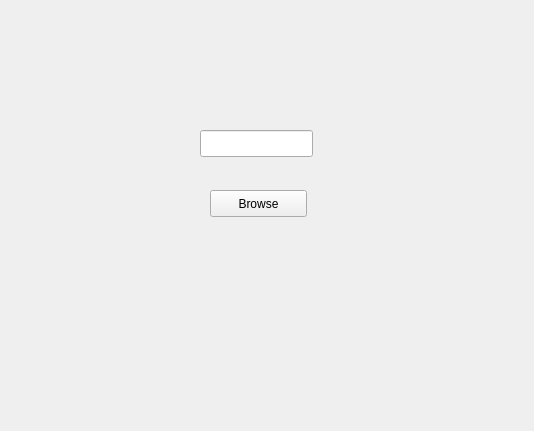
<?xml version="1.0" encoding="UTF-8"?>
<ui version="4.0">
 <class>Form</class>
 <widget class="QWidget" name="Form">
  <property name="geometry">
   <rect>
    <x>0</x>
    <y>0</y>
    <width>534</width>
    <height>431</height>
   </rect>
  </property>
  <property name="windowTitle">
   <string>Form</string>
  </property>
  <widget class="QPushButton" name="Browse">
   <property name="geometry">
    <rect>
     <x>210</x>
     <y>190</y>
     <width>97</width>
     <height>27</height>
    </rect>
   </property>
   <property name="text">
    <string>Browse</string>
   </property>
  </widget>
  <widget class="QLineEdit" name="lineEdit">
   <property name="geometry">
    <rect>
     <x>200</x>
     <y>130</y>
     <width>113</width>
     <height>27</height>
    </rect>
   </property>
  </widget>
 </widget>
 <resources/>
 <connections/>
</ui>
